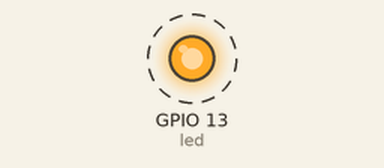
Simulated run of this program. Board: ESP32 board running MicroPython. On the bench: output pins drawn as LEDs (lit = HIGH). Dashed ring = blinking.

Above: at 0.2 s.
Timing chart, 0 to 3.0 s (numbered marks = the images above):
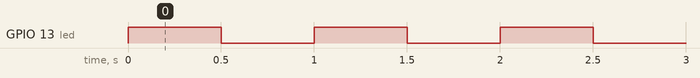

The program:

blinking_led.py
```python
from machine import Pin
from time import sleep
led = Pin(13, Pin.OUT)
while True:
    led.on()
    sleep(0.5)
    led.off()
    sleep(0.5)

# Connections:
# Connect Resistor between LED positive lead (longer one) and the selected pin.
# Connect the LED negative lead (shorter one) to ground on ESP32.
```

Measured:
- by itself, GPIO 13 (led): alternates HIGH for 0.50 s and LOW for 0.50 s
